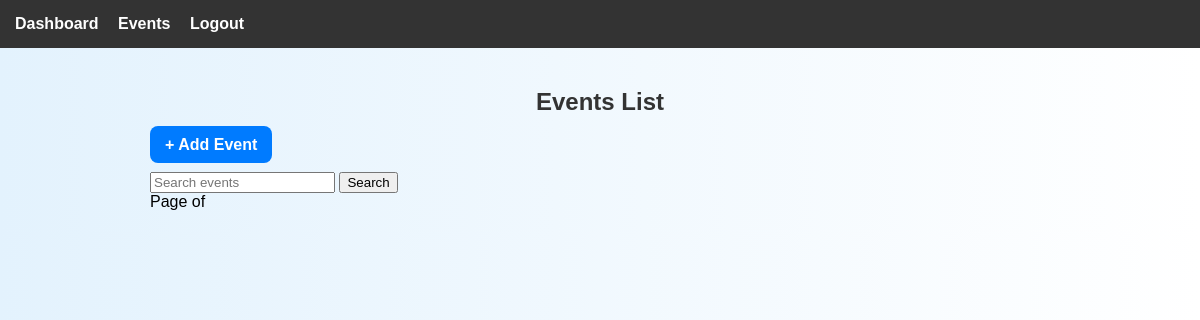
/events/, run on an earlier commit of the app's database.
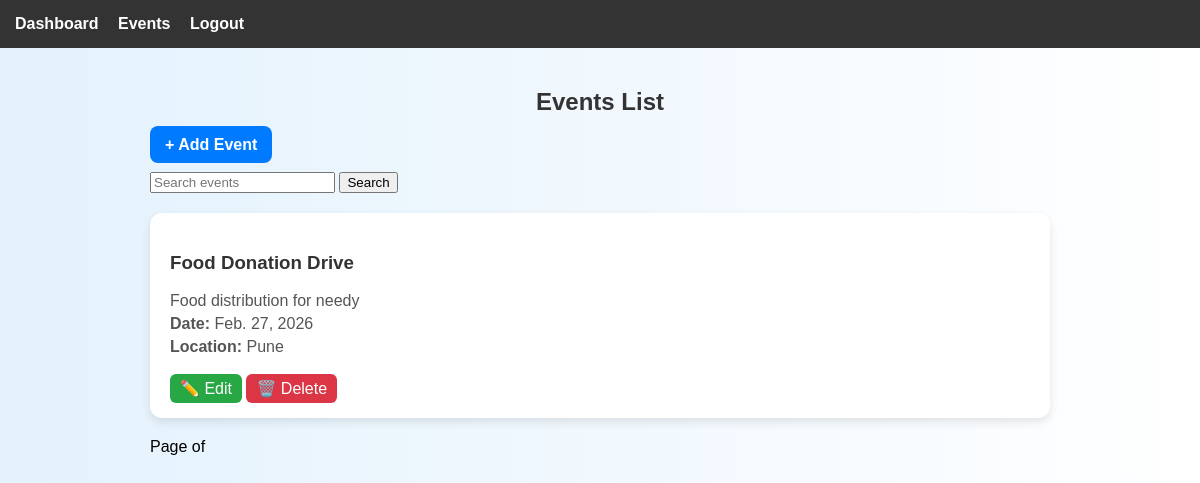
And on a later commit of the database.
### events/models.py (models this page shows, shortened)
class Event(models.Model):
    title = models.CharField(max_length=200)
    description = models.TextField()
    event_date = models.DateField()
    location = models.CharField(max_length=200)

### events/views.py (the view)
# urls.py: path('', event_list),                  # /events/
def event_list(request):
    events = Event.objects.all()
    return render(request, 'events/event_list.html', {'events': events})

### events/templates/events/event_list.html (shortened to what this page needs)
{% extends "base.html" %}
{% block content %}
<h2>Events List</h2>
<a href="/events/add/" class="btn">+ Add Event</a>
<br><br>
<form method="GET">
    <input type="text" name="q" placeholder="Search events">
    <button type="submit">Search</button>
</form>
{% for event in events %}
<div class="card">
    <h3>{{ event.title }}</h3>
    <p>{{ event.description }}</p>
    <p><b>Date:</b> {{ event.event_date }}</p>
    <p><b>Location:</b> {{ event.location }}</p>
    <br>
    <a href="/events/edit-event/{{ event.id }}" class="edit-btn">✏️ Edit</a>
    <a href="/events/delete-event/{{ event.id }}" class="delete-btn">🗑️ Delete</a>
</div>
{% endfor %}
<div>
    <span> Page {{ events.number }} of {{ events.paginator.num_pages }} </span>
</div>
{% endblock %}

What changed in the data, as far as the page shows it:
added Event: title "Food Donation Drive", description "Food distribution for needy", event_date "Feb. 27, 2026", location "Pune"
